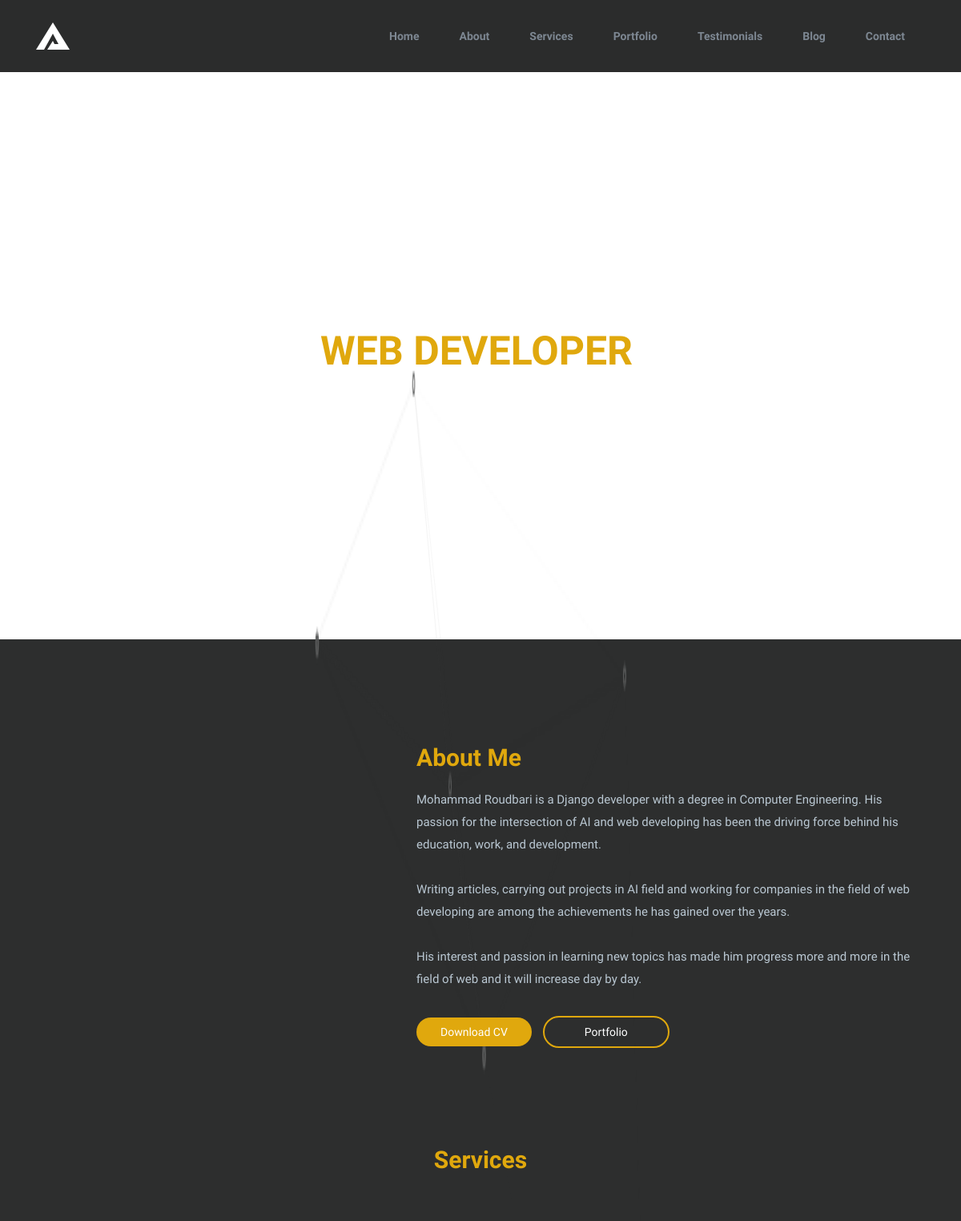
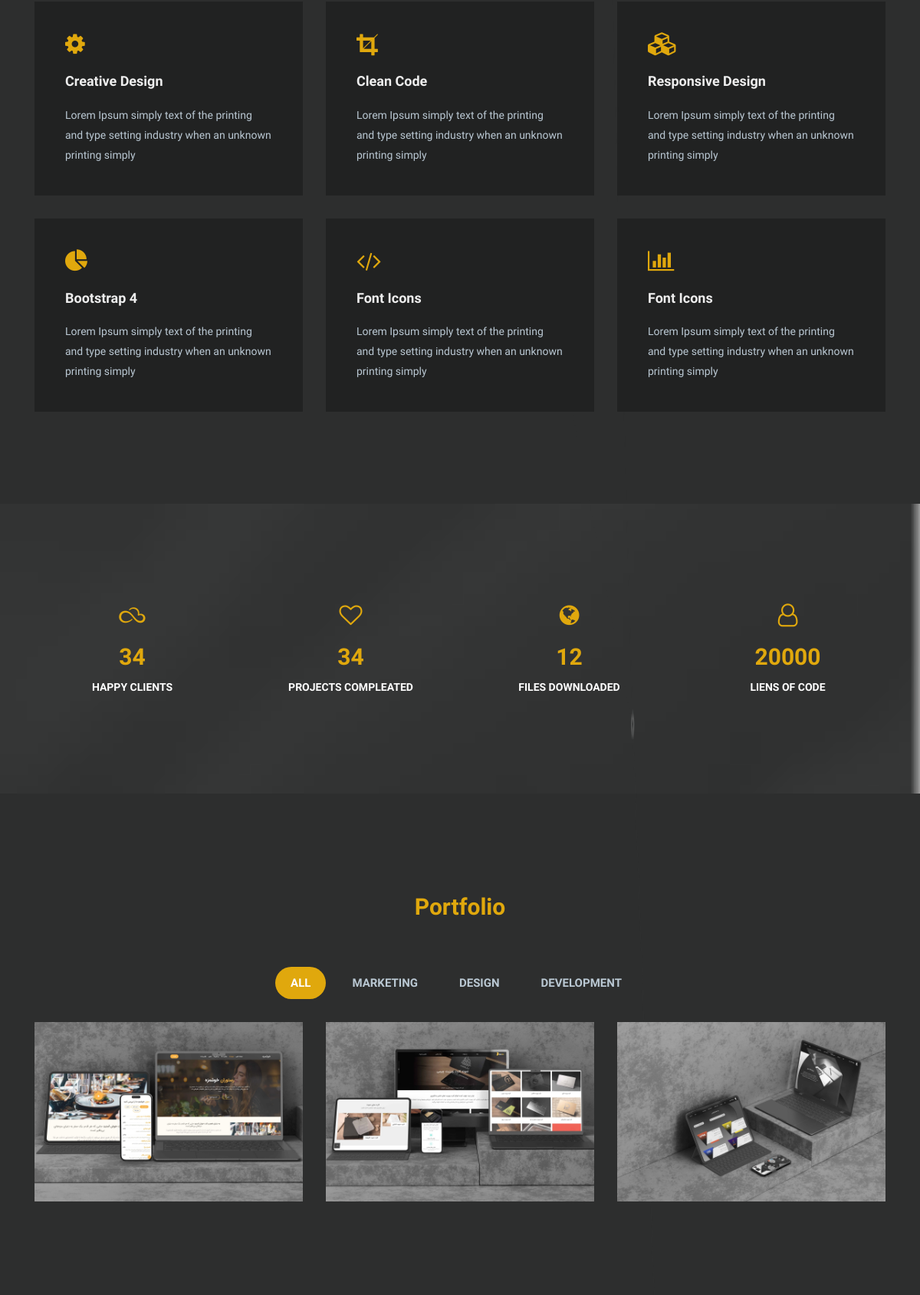
The page / (upper part) on the database its author committed (2 pictures, top to bottom).
### home_app/models.py (models this page shows, shortened)
class Logo(models.Model):
    image = models.ImageField(upload_to="images/logo")
    alt = models.CharField(max_length=50)

class About(models.Model):
    body1 = models.TextField(null=True, blank=True)
    body2 = models.TextField(null=True, blank=True)
    body3 = models.TextField(null=True, blank=True)
    image = models.ImageField(upload_to="images/services")
    alt = models.CharField(max_length=50)

class Service(models.Model):
    title = models.CharField(max_length=70)
    body = models.TextField()
    icon = models.CharField(max_length=30, null=True, blank=True)

class Facts(models.Model):
    lines = models.PositiveIntegerField()
    files = models.PositiveIntegerField()
    projects = models.PositiveIntegerField()
    clients = models.PositiveIntegerField()
    class Meta:
        verbose_name = 'Fact'
        verbose_name_plural = 'Facts'

class Portfolio(models.Model):
    CHOICES = (
        ('design', 'Design'),
        ('marketing', 'Marketing'),
        ('development', 'Development'),
    )
    title = models.CharField(max_length=50)
    image = models.ImageField(upload_to="images/portfolio")
    alt = models.CharField(max_length=50)
    sort = models.CharField(max_length=300, choices=CHOICES, default="design")

### home_app/views.py (the view, shortened to what this page needs)
# urls.py: path("", views.home, name="home"),
def home(request):
    logo = Logo.objects.all()
    about = About.objects.all()
    service = Service.objects.all()
    fact = Facts.objects.all()
    portfolio = Portfolio.objects.all()
    articles = Article.objects.all()[:3]
    tags = HomePageTags.objects.all()
    form = MessageForm()
    context = {
        'logo': logo,
        'about': about,
        'service': service,
        'fact': fact,
        'portfolio': portfolio,
        'form': form,
        'articles': articles,
        'tags': tags,
    }
    return render(request, 'home_app/Home.html', context)

### home_app/templates/home_app/Home.html (shortened to what this page needs)
<!DOCTYPE html>
{% load static %}
<html lang="en">
<head>
    <link rel="stylesheet" href="{% static 'css/plugins/animate.css' %}"/>
    <link rel="stylesheet" href="{% static 'css/plugins/animated-headlines.css' %}"/>
    <link rel="stylesheet" href="{% static 'css/bootstrap.min.css' %}"/>
    <link href="https://stackpath.bootstrapcdn.com/font-awesome/4.7.0/css/font-awesome.min.css" rel="stylesheet">
    <link rel="stylesheet" href="{% static 'css/plugins/animated-headlines.css' %}"/>
    <link rel="stylesheet" href="{% static 'css/plugins/magnific-popup.css' %}"/>
    <link rel="stylesheet" href="{% static 'css/main.css' %}"/>
</head>
<body>
<nav class="navbar navbar-expand-lg navbar-dark bg-dark fixed-top">
    <div class="container">
        {% for logos in logo %}
            <a class="navbar-brand" href="#"><img src="{{ logos.image.url }}" alt="{{ logos.alt }}"></a>
        {% endfor %}
        <div class="collapse navbar-collapse" id="navbarNav">
            <ul class="navbar-nav ml-auto">
                <li class="nav-item">
                    <a class="nav-link" href="#slider">Home</a>
                </li>
                <li class="nav-item">
                    <a class="nav-link" href="#about">About</a>
                </li>
                <li class="nav-item">
                    <a class="nav-link" href="#services">Services</a>
                </li>
                <li class="nav-item">
                    <a class="nav-link" href="#portfolio">Portfolio</a>
                </li>
                <li class="nav-item">
                    <a class="nav-link" href="#testimonials">Testimonials</a>
                </li>
                <li class="nav-item">
                    <a class="nav-link" href="#blog">Blog</a>
                </li>
                <li class="nav-item">
                    <a class="nav-link" href="#contact">Contact</a>
                </li>
            </ul>
        </div>
    </div>
</nav>
<section class="slider d-flex justify-content-center" id="slider">
    <div class="container text-center">
        <div class="row all-content">
            <div class="col-12">
                <div class="left-content">
                    <p class="hello">
                        HELLO I'M</p>
                    <div class="animated-headlines">
                        <h1 class="cd-headline clip is-full-width">
                                <span class="cd-words-wrapper">
                                            <b>Web Developer</b>
                                        </span>
                        </h1>
                    </div>
                    <p class="paragraph">
                    </p>
                </div>
            </div>
        </div>
    </div>
    <div id="particles-js" class="particels"></div>
</section>
<section class="about-me" id="about">
    <div class="container">
        <div class="row">
            {% for abouts in about %}
                <div class="col-md-5">
                </div>
                <div class="col-md-7">
                    <h2>About Me</h2>
                    <p>
                        {{ abouts.body1 }}
                        <br><br>
                        {{ abouts.body2 }}
                        <br><br>
                        {{ abouts.body3 }}
                    </p>
                    <a href="#0" class="btn-1">Download CV</a>
                    <a href="#portfolio" class="btn-2">Portfolio</a>
                </div>
            {% endfor %}
        </div>
    </div>
</section>
<section class="services" id="services">
    <h2 class="text-center">Services</h2>
    <div class="container">
        <div class="row">
            {% for services in service %}
                <div class="col-md-6 col-lg-4">
                    <div class="box">
                        <span class="{{ services.icon }}"></span>
                        <h3>{{ services.title }}</h3>
                        <p>{{ services.body }}</p>
                    </div>
                </div>
            {% endfor %}
        </div>
    </div>
</section>
<section class="some-facts">
    <div class="container text-center">
        {% for facts in fact %}
            <div class="row">
                <div class="col-lg-3 col-sm-6">
                    <div class="items">
                        <span class="fa fa-skyatlas"></span>
                        <h3>
                            <span class="counter">{{ facts.clients }}</span></h3>
                        <h4>Happy Clients</h4>
                    </div>
                </div>
                <div class="col-lg-3 col-sm-6">
                    <div class="items">
                        <span class="fa fa-heart-o"></span>
                        <h3>
                            <span class="counter">{{ facts.projects }}</span></h3>
                        <h4>Projects Compleated</h4>
                    </div>
                </div>
                <div class="col-lg-3 col-sm-6">
                    <div class="items">
                        <span class="fa fa-globe"></span>
                        <h3>
                            <span class="counter">{{ facts.files }}</span></h3>
                        <h4>Files Downloaded</h4>
                    </div>
                </div>
                <div class="col-lg-3 col-sm-6">
                    <div class="items">
                        <span class="fa fa-user-o"></span>
                        <h3>
                            <span class="counter">{{ facts.lines }}</span></h3>
                        <h4>Liens Of Code</h4>
                    </div>
                </div>
            </div>
        {% endfor %}
    </div>
</section>
<section class="portfolio" id="portfolio">
    <div class="container">
        <h2 class="text-center">Portfolio</h2>
        <div class="row">
            <div class="col-sm-12">
                <div class="button-group filter-button-group text-center">
                    <button data-filter="*" class="active">All</button>
                    <button data-filter=".marketing">Marketing</button>
                    <button data-filter=".design">Design</button>
                    <button data-filter=".development">Development</button>
                </div>
            </div>
        </div>
        <div class="row grid">
            {% for portfolios in portfolio %}
                <div class="col-lg-4 col-md-6 grid-item {{ portfolios.sort }}">
                    <div class="single-portfolio-item ">
                        <img src="{{ portfolios.image.url }}" alt="{{ portfolios.alt }}" class="img-fluid">
                    </div>
                </div>
            {% endfor %}
        </div>
    </div>
</section>
</body>
</html>

### static/css/main.css (style rules this page uses)
body { font-family: 'Muli', sans-serif; }
.navbar { background: #2b2c2c !important; padding: 25px 0; }
.navbar .nav-item { font-size: 14px; font-weight: 600; margin: 0 20px; }
.navbar .nav-item .nav-link { color: #7d8792; }
.slider { background: url('../img/bg/bg-new.jpg') center center no-repeat; height: calc(100vh - 92px); background-attachment: fixed; display: flex; justify-content: center; align-items: center; margin-top: 90px; }
.slider .particels { position: absolute; top: 0; left: 0; width: 100%; height: 100%; }
.animated-headlines .cd-headline span { font-size: 50px; font-family: 'Muli', sans-serif !important; font-weight: 700; text-transform: uppercase; color: #e0a80d; }
.slider .left-content .hello { font-size: 20px; font-weight: 300; color: #ffffff; margin: 0; padding: 0; }
.slider .left-content .paragraph { font-size: 14px; font-weight: 400; color: #ffffff; line-height: 28px; padding-right: 20px; }
.about-me { padding: 130px 0; background: #2d2e2e; }
.about-me h2 { font-size: 30px; font-weight: 800; color: #e0a80d; }
.about-me p { font-size: 15px; font-weight: 400; color: #bac8d3; line-height: 28px; margin: 20px 0 40px 0; }
.about-me .btn-1 { background: #e0a80d; border-radius: 35px; padding: 10px 30px; font-size: 14px; color: #ffffff; font-weight: 500; margin-right: 10px; text-decoration: none; }
.about-me .btn-2 { border: 2px solid #e0a80d; border-radius: 35px; padding: 10px 50px; font-size: 14px; color: #ffffff; font-weight: 500; text-decoration: none; }
.services { padding-bottom: 90px; background: #2d2e2e; }
.services h2 { font-size: 30px; font-weight: 800; color: #e0a80d; margin-bottom: 60px; }
.services .box { padding: 40px; margin-bottom: 30px; background: #212222; }
.services .box span { font-size: 30px; color: #e0a80d; }
.services .box h3 { font-size: 18px; font-weight: 700; color: #eee; margin: 0; padding: 0; margin: 20px 0; }
.services .box p { font-size: 14px; color: #bac8d3; font-weight: 400; line-height: 26px; padding: 0; margin: 0; }
.some-facts { padding: 130px 0; color: #ffffff; background: url('../img/bg/some-facts-bg.png') center center no-repeat; background-size: cover; background-attachment: fixed; }
.some-facts .items span { font-size: 30px; color: #e0a80d; margin: 0; padding: 0; }
.some-facts .items h3 { font-size: 40px; font-weight: 800; color: #ffffff !important; margin: 0; padding: 0; margin: 10px 0; }
.some-facts .items h4 { font-size: 14px; font-weight: 600; margin: 0; padding: 0; text-transform: uppercase; }
.portfolio { padding: 130px 0 95px 0; background: #2d2e2e; }
.portfolio h2 { font-size: 30px; font-weight: 800; color: #e0a80d; margin-bottom: 60px; }
.portfolio .button-group { margin-bottom: 30px; }
.portfolio .button-group button { border: 0; background: transparent; font-size: 15px; font-weight: 600; margin-right: 10px; color: #bac8d3; text-transform: uppercase; cursor: pointer; padding: 10px 20px; border-radius: 35px; transition: all .2s ease-in-out; }
.portfolio .button-group button.active { color: #ffffff; background: #e0a80d; }
.portfolio .single-portfolio-item { position: relative; margin-bottom: 30px; }

### rows shown on the page
Logo: image (picture)
About: body1 "Mohammad Roudbari is a Django developer with a degree in Computer Engineering. His passion for the intersection of AI and web developing has been the driving force behind his education, work, and development.", body2 "Writing articles, carrying out projects in AI field and working for companies in the field of web developing are among the achievements he has gained over the years.", body3 "His interest and passion in learning new topics has made him progress more and more in the field of web and it will increase day by day."
Service: title "Creative Design", body "Lorem Ipsum simply text of the printing and type setting industry when an unknown printing simply"
Service: title "Clean Code", body "Lorem Ipsum simply text of the printing and type setting industry when an unknown printing simply"
Service: title "Responsive Design", body "Lorem Ipsum simply text of the printing and type setting industry when an unknown printing simply"
Service: title "Bootstrap 4", body "Lorem Ipsum simply text of the printing and type setting industry when an unknown printing simply"
Service: title "Font Icons", body "Lorem Ipsum simply text of the printing and type setting industry when an unknown printing simply"
Service: title "Font Icons", body "Lorem Ipsum simply text of the printing and type setting industry when an unknown printing simply"
Facts: clients "34", projects "34", files "12", lines "20000"
Portfolio: image (picture)
Portfolio: image (picture)
Portfolio: image (picture)
